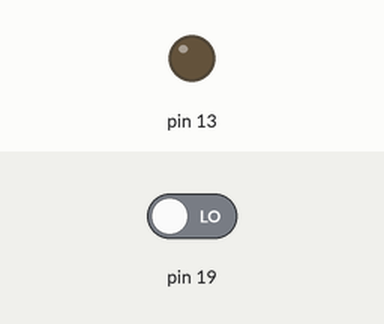
This sketch was run on a simulated Arduino Uno, built with avr-gcc and run on an emulated ATmega328P. Shown: output pins drawn as LEDs (lit = HIGH). The test bench sets the inputs (shaded band); at power-on: pin 19 LOW.

Above: at 1.2 s.
1.3 s: pin 19 driven HIGH
At 2.2 s:
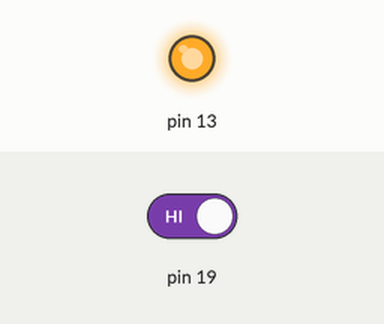
2.8 s: pin 19 driven LOW
At 3.3 s:
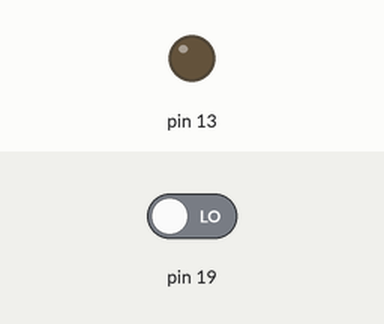
Timing chart, 0 to 5.8 s (numbered marks = the images above; inputs shaded):
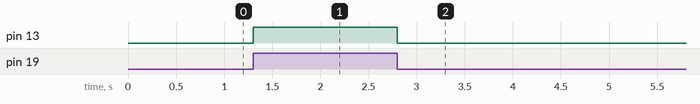

Measured:
- after the input at 1.3 s, pin 13: LOW → HIGH at once
- after the input at 2.8 s, pin 13: HIGH → LOW at once

The sketch:

01_pir_motion_intruder_alarm.ino
```cpp
void setup() {
  Serial.begin(115200);
  pinMode(19, INPUT);
  pinMode(13, OUTPUT);
}
void loop() {
  if (digitalRead(19) == HIGH) {
    digitalWrite(13, HIGH);
  } else {
    digitalWrite(13, LOW);
  }
  delay(100);
}
```
